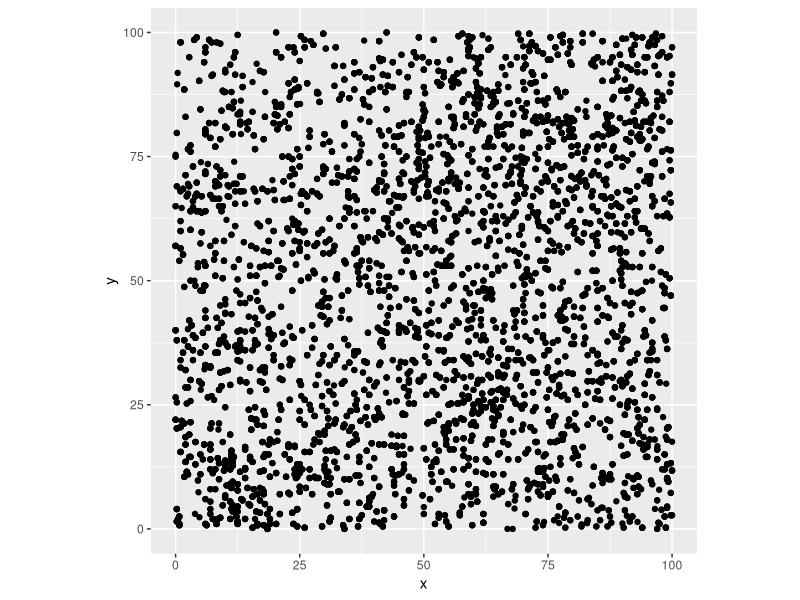

This chart was generated by the following R code: (Note: this script raises an error after producing the figure.)
library(ggplot2)

#test 2

# for original data: update = FALSE
# for updated data: update = TRUE
update = TRUE
data_name = 'interval'

# meta = read.csv('data/D1823/D1823_meta.csv', stringsAsFactors = FALSE)
# rw = read.csv('data/D1823/D1823_rw.csv', stringsAsFactors = FALSE)
meta = read.csv('data/D1823/D1823_meta.csv', stringsAsFactors = FALSE)
rw = read.csv('data/D1823/D1823_rw.csv', stringsAsFactors = FALSE)

if (update) {
  meta = read.csv('data/D1823/D1823_meta_update.csv', stringsAsFactors = FALSE)
  # meta$dbh[which(meta$year == 2021)] = meta[which(meta$year == 2021),'dbh']/10
  
  rw = read.csv('data/D1823/D1823_rw_update.csv', stringsAsFactors = FALSE)
}


# meta = meta[which(meta$status_id %in% c('A', 'AS', 'AL')

# subset the data to smaller region
ggplot(data=meta) + 
  geom_point(aes(x=x,y=y)) +
  coord_fixed()

meta$status_id = tolower(meta$status_id)

length(which((meta$status_id %in% c('md', 'mc'))))

meta = meta[which(!(meta$status_id %in% c('md', 'mc'))),]

# hi = 100
# lo = 0
hi = 100
lo = 0
meta_sub = meta[which((meta$x<hi)&(meta$x>lo)&(meta$y<hi)&(meta$y>lo)),]
# subset the data to smaller region
ggplot(data=meta_sub) + 
  geom_point(aes(x=x,y=y)) 

meta_sub = meta_sub[which(meta_sub$dbh>10),]
# subset the data to smaller region
ggplot(data=meta_sub) + 
  geom_point(aes(x=x,y=y)) 

meta_sub = meta_sub[which(!is.na(meta_sub$dbh)),]
meta_sub = meta_sub[which(meta_sub$stem_id != ""),]
# meta_sub = meta_sub[which(meta_sub$year %in% c(1994, 2004, 2011, 2019)),]

length(unique(meta_sub$stem_id))

rw_sub = rw[which(rw$stem_id %in% meta_sub$stem_id),]
length(unique(rw_sub$stem_id))

rw_stem_ids = unique(rw_sub$stem_id)

# meta_sub = meta_sub[which(meta_sub$stem_id %in% rw_stem_ids),]

stem_ids = unique(meta_sub$stem_id)
N_trees = length(stem_ids)
species_ids = unique(meta_sub$species_id)
N_species = length(species_ids)

stat_ids = seq(1, N_trees)
meta_sub$stat_id = match(meta_sub$stem_id, stem_ids)
meta_sub$species_code = match(meta_sub$species_id, species_ids)

# rw_sub[,4:ncol(rw_sub)]
# 
# rw_first_idx = apply(rw_sub[,4:ncol(rw_sub)], 1, function(x) which(!is.na(x))[1])
# rw_years = as.numeric(substr(colnames(rw_sub)[4:ncol(rw_sub)], 2, 5))
# year_lo = rw_years[min(rw_first_idx)]

year_lo = 1900

year_hi = 2019
if (update){
  year_hi = 2021
}
years = seq(year_lo, year_hi)

meta_sub = meta_sub[which(meta_sub$year %in% years),]

N_years = length(years)
years_idx = seq(1, N_years)

N_cores = nrow(rw_sub)

d = meta_sub$dbh
d2tree = stat_ids[match(meta_sub$stem_id, stem_ids)]
d2year = match(meta_sub$year, years)
d2species = meta_sub$species_code
N_dbh = length(d)

rw_stat_id = stat_ids[match(rw_sub$stem_id, stem_ids)]
rw_sub = data.frame(stat_id = rw_stat_id, rw_sub)
rw_sub = rw_sub[order(rw_sub$stat_id),]

rw_year_max = max(as.numeric(substr(colnames(rw_sub), 2, 5)[4:ncol(rw_sub)]))

y = data.frame(matrix(NA, nrow=N_trees, ncol=ncol(rw_sub)))
# y[match(rw_sub$stem_id, stem_ids),] = rw_sub
y[rw_sub$stat_id,] = rw_sub


# meta_sub$species_code[match(rw_sub$stat_id, meta_sub$stat_id)]

# rw_sub = rw_sub[match(rw_sub$stem_id, stem_ids),]
y = y[,which(substr(colnames(rw_sub), 2, 5) %in% years)]
if (!update){
  if (year_hi>2013) {
    y = data.frame(y, matrix(-999, nrow=N_trees, ncol=year_hi-2013))
  }
} 
if ((update)&(year_hi>2013)&(rw_year_max<year_hi)){
  y = data.frame(y, matrix(-999, nrow=N_trees, ncol=year_hi-2013))
}
# if (update & max())

# y[which(y==0)] = NA

logy = log(y)
# idx_order = match(rw_sub$stem_id, stem_ids)
# logy = logy[idx_order,]
# core2tree = stat_ids[match(rw_sub$stem_id, stem_ids)]
core2tree = stat_ids
core2species = meta_sub$species_code[match(core2tree, meta_sub$stat_id)]
core2stemids = stem_ids

# rw_year_start = rep(which(years==year_lo), N_trees)
# rw_year_end   = rep(which(years==year_hi), N_trees)
rw_year_start = rep(NA, N_trees)
rw_year_end   = rep(NA, N_trees)
for (i in 1:N_trees){

  rw_tree = logy[i,]

  if (any(!is.na(rw_tree))){
    rw_tree_years = which(!is.na(rw_tree))

    rw_year_start[i] = min(rw_tree_years)
    rw_year_end[i] = max(rw_tree_years)

    d_idx = which(d2tree == i)
    d_year_start = min(d2year[d_idx])
    d_year_end   = max(d2year[d_idx])

    if (d_year_start < rw_year_start[i]){
      rw_year_start[i] = d_year_start #- 10?
    }

    if (d_year_end < rw_year_end[i]){
      rw_year_end[i] = d_year_end #- 10?
    }

  } else {
    d_idx = which(d2tree == i)
    rw_year_start[i] = min(d2year[d_idx]) - 50
    rw_year_end[i] = max(d2year[d_idx])
    d_year_end = 120
  }

  if ((rw_year_end[i] == 120)|(d_year_end == 120)){
    rw_year_end[i] == 122
  }
}



# rw_year_start = apply(logy, 1, which.min)
# sapply(rw_year_start, function(x) if(x==0){x=1})
# 
# rw_year_end   = apply(logy, 1, which.max)

logy[is.na(logy)] = as.integer(-999)

# int<lower=0> N_trees;
# int<lower=0> N_years;
# int<lower=0> N_species;
# int<lower=0> N_cores;
# 
# matrix[N_cores, N_years] y;
# int<lower=0> core2tree[N_cores];
# 
# real d[N_trees];
# int<lower=0> d2tree[N_trees];
# int<lower=0> d2year[N_trees];

N_trees
N_years
N_cores
N_dbh
y
logy
core2tree
core2species
d
d2tree
d2year

head(logy)

if (update) {
  fname = paste0('data/D1823/D1823_input_update_', data_name, '.RDS')
} else {
  fname = paste0('data/D1823/D1823_input_', data_name, '.RDS')
}

saveRDS(list(N_trees = N_trees, 
             N_years = N_years,
             N_species = N_species,
             N_cores = N_cores,
             N_dbh = N_dbh,
             y = y,
             logy = logy,
             rw_year_start = rw_year_start,
             rw_year_end = rw_year_end,
             core2tree = core2tree,
             core2species = core2species,
             core2stemids = core2stemids,
             d = d,
             d2tree = d2tree,
             d2year = d2year,
             d2species = d2species,
             sig_d_obs = 0.02,
             species_ids = species_ids,
             years = years
),
file=fname)
